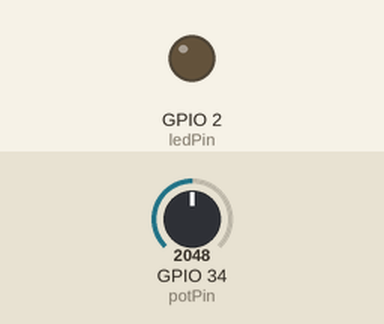
Simulated run of this program. Board: ESP32. Parts: output pins drawn as LEDs (lit = HIGH). The inputs (shaded band) are chosen by the test bench; at power-on: GPIO 34 (potPin) = 2048. WiFi joins after 1.5 s; servers stay silent unless stated; what the program prints to the serial monitor is not drawn.

Above: at 0.1 s.
At 1.6 s:
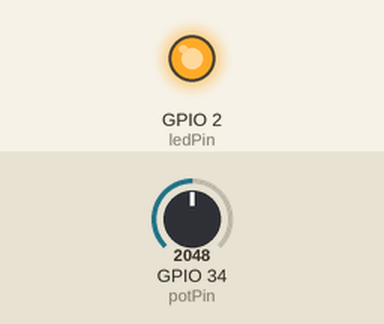
Timing chart, 0 to 3.1 s (numbered marks = the images above):
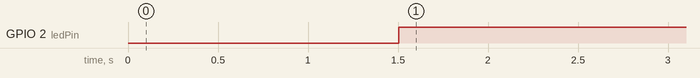

Measured:
- by itself, GPIO 2 (ledPin): LOW → HIGH at 1.5 s

The program:

main.cpp
```cpp
#include <Arduino.h>

#if defined(ESP8266)
  #include <ESP8266WiFi.h>
  #include <ESPAsyncTCP.h>
#elif defined(ESP32)
  #include <WiFi.h>
  #include <AsyncTCP.h>
#endif

#include <ESPAsyncWebServer.h>
#include <ElegantOTA.h>

// Potentiometer is connected to GPIO 34 (Analog ADC1_CH6)
const int potPin = 34;
const int ledPin = LED_BUILTIN;

// setting PWM properties
const int freq = 5000;
const int ledChannel = 0;
const int resolution = 8;

// variable for storing the potentiometer value
int potValue = 0;

const char* ssid = "Alberto";
const char* password = "22181224";

AsyncWebServer server(80);

unsigned long ota_progress_millis = 0;

void onOTAStart() {
  // Log when OTA has started
  Serial.println("OTA update started!");
  // <Add your own code here>
}

void onOTAProgress(size_t current, size_t final) {
  // Log every 1 second
  if (millis() - ota_progress_millis > 1000) {
    ota_progress_millis = millis();
    Serial.printf("OTA Progress Current: %u bytes, Final: %u bytes\n", current, final);
  }
}

void onOTAEnd(bool success) {
  // Log when OTA has finished
  if (success) {
    Serial.println("OTA update finished successfully!");
  } else {
    Serial.println("There was an error during OTA update!");
  }
  // <Add your own code here>
}

void setup(void) {
  // configure LED PWM functionalitites
  ledcSetup(ledChannel, freq, resolution);

  // attach the channel to the GPIO to be controlled
  ledcAttachPin(ledPin, ledChannel);

  // Config conection
  Serial.begin(115200);
  WiFi.mode(WIFI_STA);
  WiFi.begin(ssid, password);
  Serial.println("");

  // Wait for connection
  while (WiFi.status() != WL_CONNECTED) {
    delay(500);
    Serial.print(".");
  }
  Serial.println("");
  Serial.print("Connected to ");
  Serial.println(ssid);
  Serial.print("IP address: ");
  Serial.println(WiFi.localIP());

  server.on("/", HTTP_GET, [](AsyncWebServerRequest *request) {
    request->send(200, "text/plain", "Hi! This is ElegantOTA AsyncDemo.");
  });

  ElegantOTA.begin(&server);    // Start ElegantOTA
  // ElegantOTA callbacks
  ElegantOTA.onStart(onOTAStart);
  ElegantOTA.onProgress(onOTAProgress);
  ElegantOTA.onEnd(onOTAEnd);

  server.begin();
  Serial.println("HTTP server started");
}

void loop(void) {
  ElegantOTA.loop();
  // Update potentiometer
  potValue = analogRead(potPin);
  ledcWrite(ledChannel, potValue);
  delay(10);
}
```
